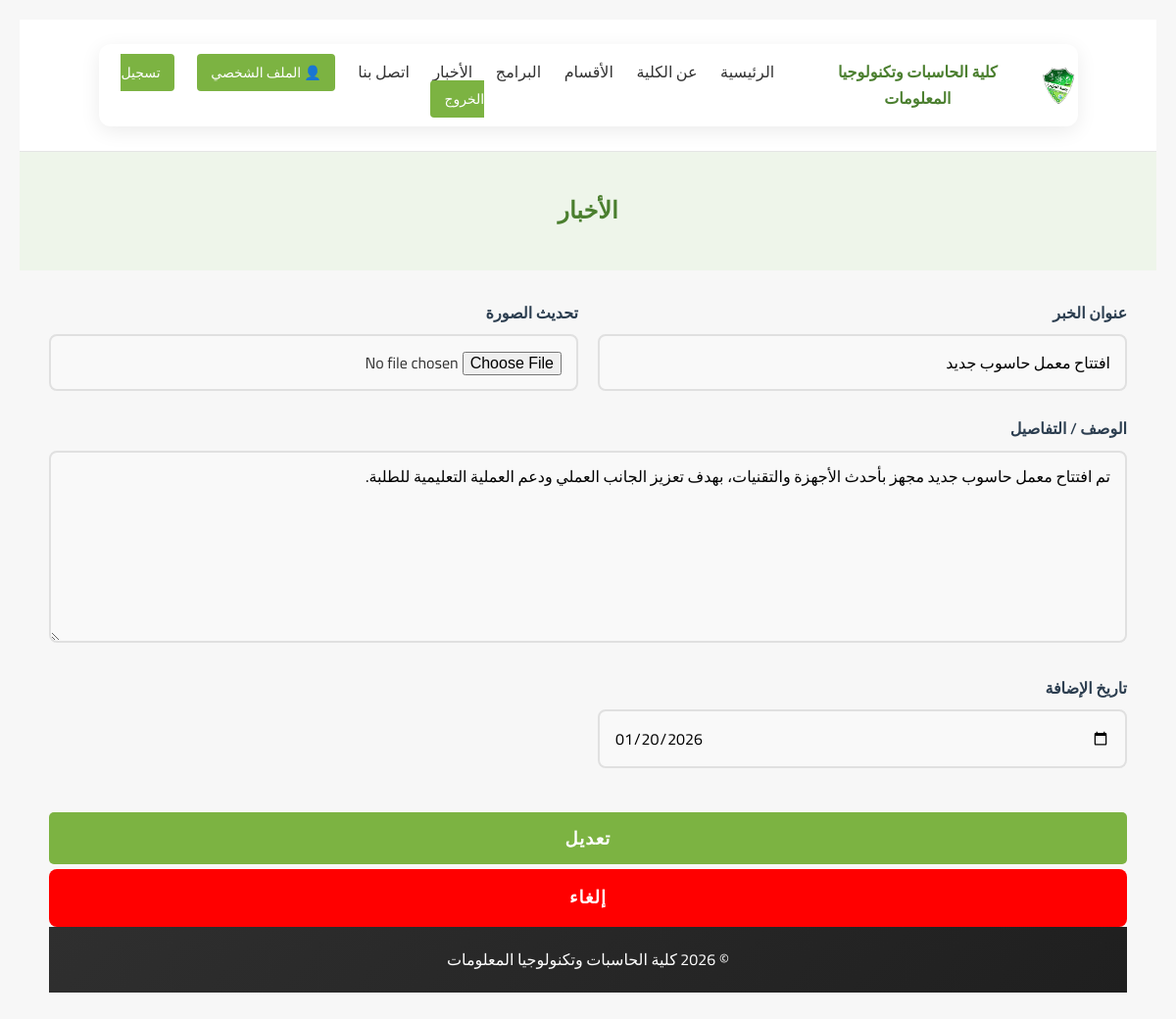
/update_news1.php?id=4&edit=update (signed in), run on the app's committed database.
### tables this page shows
CREATE TABLE `news` (
  `id_News` int(11) NOT NULL,
  `Name` varchar(50) NOT NULL,
  `details` varchar(5000) NOT NULL,
  `date_pub` date NOT NULL,
  `image` varchar(255) DEFAULT NULL
);

### update_news1.php (the view, shortened to what this page needs)
<!DOCTYPE html>
<html lang="ar" dir="rtl">
<head>
    <link rel="stylesheet" href="style.css">
</head>
<body>
    <header class="header">
        <div class="container">
            <div class="logo">
                <img src="images/logo.png">
                <span>كلية الحاسبات وتكنولوجيا المعلومات</span>
            </div>
            <nav class="nav">
                <a href="index.php ">الرئيسية</a>
                <a href="">عن الكلية</a>
                <a href="department.php">الأقسام</a>
                <a href="programesA.php">البرامج</a>
                <a href="News.php">الأخبار</a>
                <a href="contact_us.php">اتصل بنا</a>
                <?php if (isset($_SESSION['user_id'])): ?>
                    <a href="profile.php" class="login-link">👤 الملف الشخصي</a>
                    <a href="logout.php" class="login-link">تسجيل الخروج</a>
                <?php else: ?>
                    <a href="login.php" class="login-link">تسجيل الدخول</a>
                <?php endif; ?>
            </nav>
        </div>
    </header>
    <body>
        <section class="page-title">
            <h1>الأخبار</h1>
        </section>
        <?php
        include('contact.php');
        $name1 = $mas1 = $tim1  = "";
        if (isset($_GET['edit'])) {
            $id = $_GET['id'];
            $sql = "select * from news where id_News=" . $id;
            $r = mysqli_query($con, $sql);
            if ($row = mysqli_fetch_assoc($r)) {
                $name1    = $row["Name"];
                $mas1     = $row["details"];
                $tim1     = $row["date_pub"];
            }
        }
        ?>
        <div class="form-container">
            <form action="update_news1.php" method="post" enctype="multipart/form-data" autocomplete="off">
                <div class="form-row">
                    <div class="form-group">
                        <label for="name" class="required">عنوان الخبر</label>
                        <input type="text" id="name" name="name" class="form-control"
                            value="<?php echo htmlspecialchars($name1); ?>" required>
                    </div>
                    <div class="form-group">
                        <label for="image">تحديث الصورة</label>
                        <input type="file" id="image" name="image" class="form-control" accept="image/*">
                    </div>
                </div>
                <div class="form-group">
                    <label for="mas" class="required">الوصف / التفاصيل</label>
                    <textarea id="mas" name="mas" rows="7" class="form-control" required><?php echo htmlspecialchars($mas1); ?></textarea>
                </div>
                <div class="form-row">
                    <div class="form-group">
                        <label for="tim" class="required">تاريخ الإضافة</label>
                        <input type="date" id="tim" name="tim1" class="form-control"
                            value="<?php echo htmlspecialchars($tim1); ?>" required>
                    </div>
                </div>
                <input type="submit" name="update" class="submit-btn" value="تعديل">
                <div class="ll ">
                    <a href="News.php" class=" yu"> إلغاء </a>
                </div>
            </form>
    </body>
    <footer class="footer">
        <p>© 2026 كلية الحاسبات وتكنولوجيا المعلومات</p>
    </footer>
</html>

### style.css (style rules this page uses)
* { margin: 0; padding: 0; box-sizing: border-box; font-family: 'Cairo', sans-serif; }
body { background: #f7f7f7; color: #333; line-height: 1.7; }
.container { width: 90%; max-width: 1200px; margin: auto; }
.header { background: #fff; border-bottom: 1px solid #e5e5e5; position: sticky; top: 0; z-index: 1000; }
.header .container { display: flex; justify-content: space-between; align-items: center; padding: 15px 0; }
.logo { display: flex; align-items: center; gap: 10px; font-weight: 700; color: #4b7f2f; }
.logo img { width: 40px; }
.nav a { margin: 0 10px; text-decoration: none; color: #333; font-weight: 500; transition: color 0.3s; }
.login-link { background: #7cb342; color: #fff !important; padding: 6px 14px; border-radius: 4px; font-size: 14px; transition: all 0.3s; }
.btn, .submit-btn { background: #7cb342; color: #fff; padding: 10px 25px; border-radius: 5px; border: none; cursor: pointer; text-decoration: none; transition: all 0.3s; }
section { padding: 60px 0; }
.page-title { background: #eef5ea; padding: 40px 0; text-align: center; color: #4b7f2f; }
.footer { background: linear-gradient(135deg, #2f2f2f, #1f1f1f); color: #fff; text-align: center; padding: 20px 0; }

### update_news1.php (style rules this page uses)
.page-title { background: #eef5ea; padding: 40px 0; text-align: center; color: #4b7f2f; }
* { margin: 0; padding: 0; box-sizing: border-box; font-family: 'Segoe UI', Tahoma, Geneva, Verdana, sans-serif; }
body { background-color: #f5f5f5; color: #333; line-height: 1.6; padding: 20px; }
.container { max-width: 800px; margin: 30px auto; background: white; border-radius: 12px; box-shadow: 0 5px 20px rgba(0, 0, 0, 0.08); overflow: hidden; }
.header { background: linear-gradient(135deg, #2c3e50, #3498db); color: white; padding: 25px; text-align: center; border-bottom: 5px solid #2980b9; }
.form-container { padding: 30px; }
.form-group { margin-bottom: 25px; position: relative; }
.form-group label { display: block; margin-bottom: 8px; font-weight: 600; color: #2c3e50; font-size: 16px; }
.form-control { width: 100%; padding: 12px 15px; border: 2px solid #e0e0e0; border-radius: 8px; font-size: 16px; transition: all 0.3s; background-color: #f9f9f9; }
textarea.form-control { min-height: 120px; resize: vertical; line-height: 1.5; }
.submit-btn { background: linear-gradient(135deg, #27ae60, #2ecc71); color: white; border: none; padding: 14px 30px; font-size: 18px; font-weight: 600; border-radius: 8px; cursor: pointer; transition: all 0.3s; display: block; width: 100%; margin-top: 20px; letter-spacing: 1px; text-decoration: none; }
.form-row { display: grid; grid-template-columns: 1fr 1fr; gap: 20px; }
.ll { text-align: center; }
.yu { background-color: red; color: white; border: none; padding: 14px 30px; font-size: 18px; font-weight: 600; border-radius: 8px; cursor: pointer; transition: all 0.3s; display: block; width: 100%; margin-top: 5px; letter-spacing: 1px; text-decoration: none; }

### data on the page
news: name "افتتاح معمل حاسوب جديد", mas "تم افتتاح معمل حاسوب جديد مجهز بأحدث الأجهزة والتقنيات، بهدف تعزيز الجانب العملي ودعم العملية التعليمية للطلبة.", tim1 "01/20/2026"
